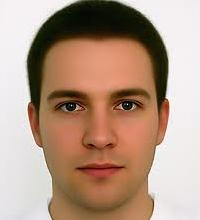
#> input picture Assignment 5/Image_Compression/Temp/face.jpg, 200 x 220 px
$ python main.py
#> lines starting #> are read from the running program, lines starting #| are printed output that depends on the picture
### Assignment 5/Image_Compression/Temp/k_mean_functions.py
from PIL.Image import MAX_IMAGE_PIXELS
from matplotlib import colors
import numpy as np
import pandas as pd
import matplotlib.pyplot as plt
from random import randint


# [93 lines left out: functions euclidean_distance, find_nearest_mean, create_clusters, get_closest_mean, update_centroids, check_convergence and 4 more, not called in this run]


from PIL.Image import MAX_IMAGE_PIXELS
import numpy as np
import matplotlib.pyplot as plt
import cv2
from random import randint

def euclidean_distance(point_1, point_2):
    dist = 0
    for (coordinate_1, coordinate_2) in zip(point_1, point_2):
        dist += (int(coordinate_1) - int(coordinate_2)) ** 2

    return np.sqrt(dist)

def initialize_random_means(image, k, image_height, image_width):
    means = []
    for _ in range(k):
        rand_1 = randint(0, image_height - 1)
        rand_2 = randint(0, image_width - 1)
        row = image[rand_1]
        pixel = row[rand_2]
        means.append(pixel)

    return means

def initialize_temp_means(k):
    means = []
    for _ in range(k):
        mean = np.zeros((1, 3))
        means.append(mean)

    return means

def find_nearest_mean(distances):
    minimum = min(distances)
    minimum_distance_mean = distances.index(minimum)
    return minimum_distance_mean

def update_mean( ):
    pass

### Assignment 5/Image_Compression/Temp/main.py
from PIL.Image import MAX_IMAGE_PIXELS
import numpy as np
import matplotlib.pyplot as plt
import cv2
import k_mean_functions as KM

IMAGE_PATH = r'./face.jpg'
MAX_ITERATIONS = 300

image_BGR = cv2.imread(IMAGE_PATH)
#> image_BGR is the input picture: shape (220, 200, 3); mean B, G, R 132.8, 151.2, 179
image_RGB = cv2.cvtColor(image_BGR, cv2.COLOR_BGR2RGB)
image_height, image_width, _ = image_RGB.shape
#> image_height = 220; image_width = 200
# plt.imshow(image)
# plt.show()

k = int(input("Number of Colors> "))
#> the answer given: 3
k_means_list = KM.initialize_random_means(image_RGB, k, image_height, image_width)
#> the loop in initialize_random_means, `for _ in range(k):` made 3 passes
#> pixel on passes 1 to 3: [137, 99, 60], [179, 116, 83], [17, 25, 4]
#> after the loop in initialize_random_means, `for _ in range(k):`: means = [[137, 99, 60], [179, 116, 83], [17, 25, 4]]
#> k_means_list = [[137, 99, 60], [179, 116, 83], [17, 25, 4]]
book_keeping_array = np.zeros((image_height, image_width))

for _ in range(MAX_ITERATIONS):
    # Calculating distances and assigning mean to each pixel in book keeping array.
    for row_index, image_row in enumerate(image_RGB):
        for pixel_index, pixel in enumerate(image_row):

            distances_from_means = []
            for mean in k_means_list:
                distances_from_means.append(KM.euclidean_distance(pixel, mean))

            nearest_mean = KM.find_nearest_mean(distances_from_means)
            book_keeping_array[row_index][pixel_index] = nearest_mean

    # Updating means' values.
    temp_means_list = KM.initialize_temp_means(k)
    print(image_RGB.shape)
    for v in temp_means_list:
        print(v[0])
    # print(len(temp_means_list), len(temp_means_list[0]))
    # for row_index, row in enumerate(book_keeping_array):
    #     for mean_index, mean in enumerate(row):
    #         temp_means_list[int(mean)][0] += image_RGB[row_index][mean_index][0]
    #         temp_means_list[int(mean)][1] += image_RGB[row_index][mean_index][1]
    #         temp_means_list[int(mean)][2] += image_RGB[row_index][mean_index][2]

    print(temp_means_list)
    break
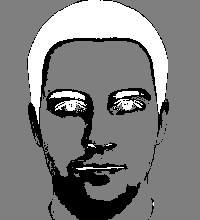
#> book_keeping_array: shape (220, 200) float64; min 0, max 2, mean 0.996; drawn with min black and max white
